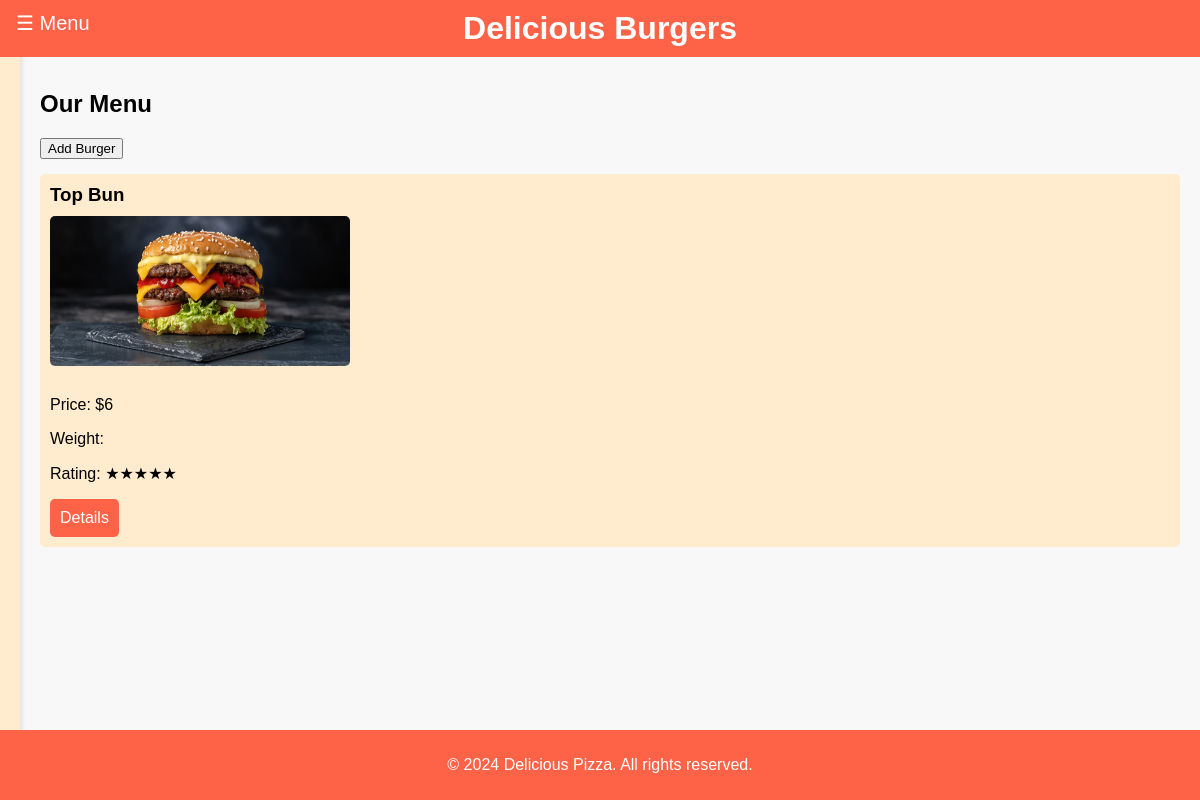
The app's page /burgers/, older data.
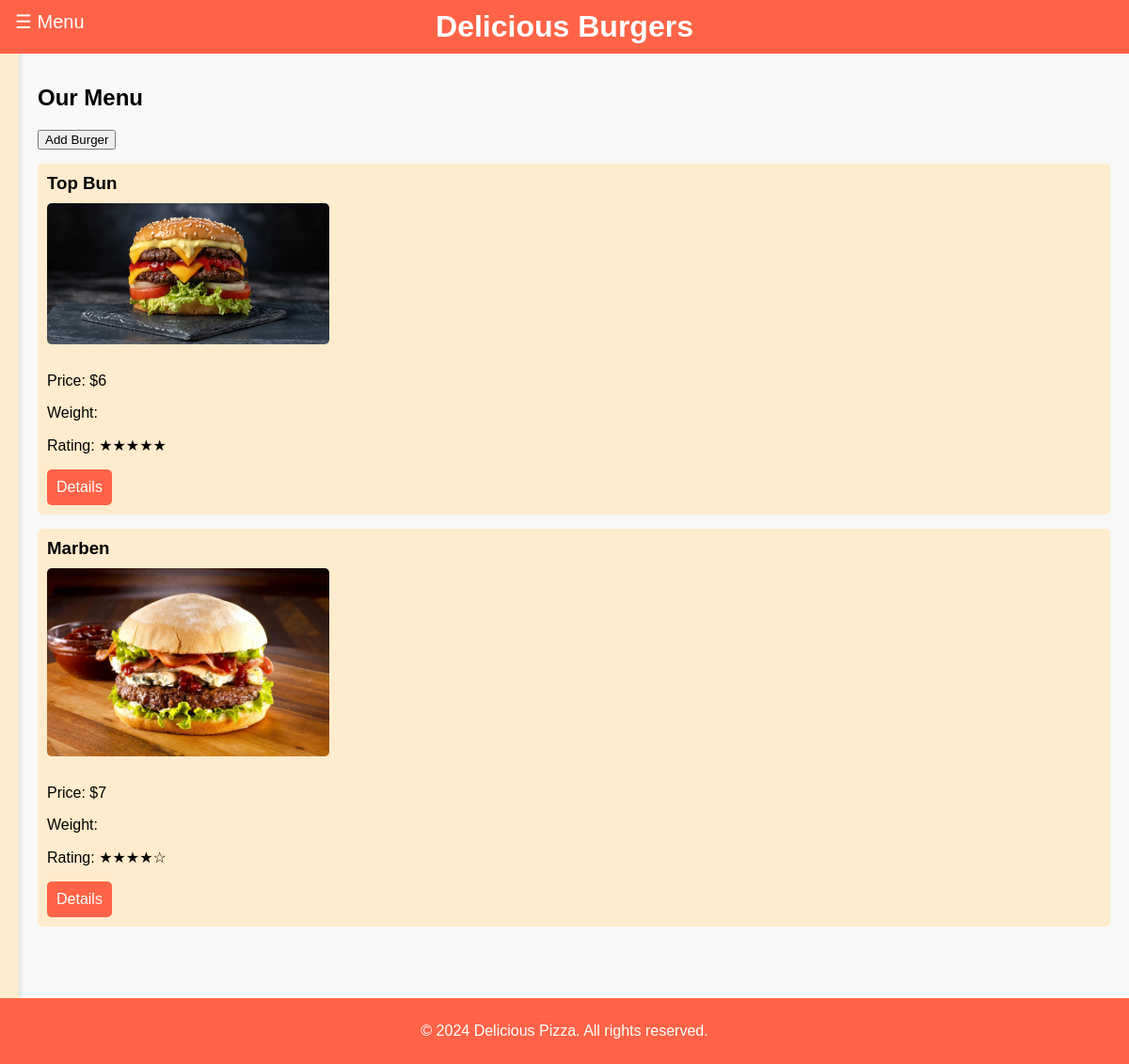
The same page, newer data.
### burger/models.py (models this page shows, shortened)
class Burger(models.Model):
    title = models.CharField(max_length=50)
    producer = models.ForeignKey(Producers, on_delete=models.CASCADE, null=True, blank=True, related_name="burger")
    price = models.PositiveIntegerField(validators=[valid_price])
    description = models.TextField()
    rate = models.CharField(max_length=155, choices=RateChoice.choices, default="6.0")
    image = models.ImageField(upload_to=upload_burger_image, null=True, blank=True)

### burger/views.py (the view)
# urls.py: path("burgers/", views.main_burgers, name="burgers"),
def main_burgers(request):
    all_burgers = Burger.objects.all()
    paginator = Paginator(all_burgers, 2)
    page_number = request.GET.get("page")
    burgers = paginator.get_page(page_number)
    ctx = {"burgers": burgers}
    return render(request, "burger/main_burgers.html", ctx)

### templates/burger/main_burgers.html (shortened to what this page needs)
{% extends 'base.html' %}
{% block title %}Delicious Burgers{% endblock %}
{% block body %}
  <section id="burgers">
        <h2>Our Menu</h2><a href="{% url 'burger:add_burger' %}"><button class="btn btn-success">Add Burger</button></a>
        {% for burger in burgers %}
            <ul>
                <li>
                    <h3>{{ burger.title }}</h3>
                    <img src="{{ burger.image.url }}" alt="{{ burger.title }}" height="100">
                    <p>Price: ${{ burger.price }}</p>
                    <p>Weight: {{ burger.weight }}</p>
                    <p>Rating: {{ burger.rate }}</p>
                    <a href="{% url 'burger:burger_detail' burger.pk %}"><button class="details-btn">Details</button></a>
                </li>
            </ul>
        {% endfor %}
    </section>
    {% include 'layouts/pagination.html' with page_obj=burgers %}
    <br>
{% endblock %}

Row changes from the older to the newer data that the page shows:
added Burger: title "Marben", image (picture), price "7", rate "★★★★☆"
